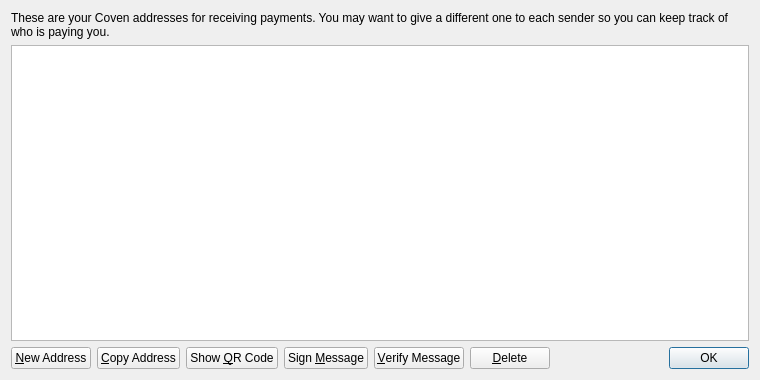
<?xml version="1.0" encoding="UTF-8"?>
<ui version="4.0">
 <class>AddressBookPage</class>
 <widget class="QWidget" name="AddressBookPage">
  <property name="geometry">
   <rect>
    <x>0</x>
    <y>0</y>
    <width>760</width>
    <height>380</height>
   </rect>
  </property>
  <property name="windowTitle">
   <string>Address Book</string>
  </property>
  <layout class="QVBoxLayout" name="verticalLayout">
   <item>
    <widget class="QLabel" name="labelExplanation">
     <property name="text">
      <string>These are your Coven addresses for receiving payments. You may want to give a different one to each sender so you can keep track of who is paying you.</string>
     </property>
     <property name="textFormat">
      <enum>Qt::PlainText</enum>
     </property>
     <property name="wordWrap">
      <bool>true</bool>
     </property>
    </widget>
   </item>
   <item>
    <widget class="QTableView" name="tableView">
     <property name="contextMenuPolicy">
      <enum>Qt::CustomContextMenu</enum>
     </property>
     <property name="toolTip">
      <string>Double-click to edit address or label</string>
     </property>
     <property name="tabKeyNavigation">
      <bool>false</bool>
     </property>
     <property name="alternatingRowColors">
      <bool>true</bool>
     </property>
     <property name="selectionMode">
      <enum>QAbstractItemView::SingleSelection</enum>
     </property>
     <property name="selectionBehavior">
      <enum>QAbstractItemView::SelectRows</enum>
     </property>
     <property name="sortingEnabled">
      <bool>true</bool>
     </property>
     <attribute name="verticalHeaderVisible">
      <bool>false</bool>
     </attribute>
    </widget>
   </item>
   <item>
    <layout class="QHBoxLayout" name="horizontalLayout">
     <item>
      <widget class="QPushButton" name="newAddressButton">
       <property name="toolTip">
        <string>Create a new address</string>
       </property>
       <property name="text">
        <string>&amp;New Address</string>
       </property>
       <property name="icon">
        <iconset resource="../bitcoin.qrc">
         <normaloff>:/icons/add</normaloff>:/icons/add</iconset>
       </property>
      </widget>
     </item>
     <item>
      <widget class="QPushButton" name="copyToClipboard">
       <property name="toolTip">
        <string>Copy the currently selected address to the system clipboard</string>
       </property>
       <property name="text">
        <string>&amp;Copy Address</string>
       </property>
       <property name="icon">
        <iconset resource="../bitcoin.qrc">
         <normaloff>:/icons/editcopy</normaloff>:/icons/editcopy</iconset>
       </property>
      </widget>
     </item>
     <item>
      <widget class="QPushButton" name="showQRCode">
       <property name="text">
        <string>Show &amp;QR Code</string>
       </property>
       <property name="icon">
        <iconset resource="../bitcoin.qrc">
         <normaloff>:/icons/qrcode</normaloff>:/icons/qrcode</iconset>
       </property>
      </widget>
     </item>
     <item>
      <widget class="QPushButton" name="signMessage">
       <property name="toolTip">
        <string>Sign a message to prove you own a Coven address</string>
       </property>
       <property name="text">
        <string>Sign &amp;Message</string>
       </property>
       <property name="icon">
        <iconset resource="../bitcoin.qrc">
         <normaloff>:/icons/edit</normaloff>:/icons/edit</iconset>
       </property>
      </widget>
     </item>
     <item>
      <widget class="QPushButton" name="verifyMessage">
       <property name="toolTip">
        <string>Verify a message to ensure it was signed with a specified Coven address</string>
       </property>
       <property name="text">
        <string>&amp;Verify Message</string>
       </property>
       <property name="icon">
        <iconset resource="../bitcoin.qrc">
         <normaloff>:/icons/transaction_0</normaloff>:/icons/transaction_0</iconset>
       </property>
      </widget>
     </item>
     <item>
      <widget class="QPushButton" name="deleteButton">
       <property name="toolTip">
        <string>Delete the currently selected address from the list</string>
       </property>
       <property name="text">
        <string>&amp;Delete</string>
       </property>
       <property name="icon">
        <iconset resource="../bitcoin.qrc">
         <normaloff>:/icons/remove</normaloff>:/icons/remove</iconset>
       </property>
      </widget>
     </item>
     <item>
      <spacer name="horizontalSpacer">
       <property name="orientation">
        <enum>Qt::Horizontal</enum>
       </property>
       <property name="sizeHint" stdset="0">
        <size>
         <width>40</width>
         <height>20</height>
        </size>
       </property>
      </spacer>
     </item>
     <item>
      <widget class="QDialogButtonBox" name="buttonBox">
       <property name="sizePolicy">
        <sizepolicy hsizetype="Maximum" vsizetype="Fixed">
         <horstretch>0</horstretch>
         <verstretch>0</verstretch>
        </sizepolicy>
       </property>
       <property name="standardButtons">
        <set>QDialogButtonBox::Ok</set>
       </property>
      </widget>
     </item>
    </layout>
   </item>
  </layout>
 </widget>
 <resources>
  <include location="../bitcoin.qrc"/>
 </resources>
 <connections/>
</ui>
